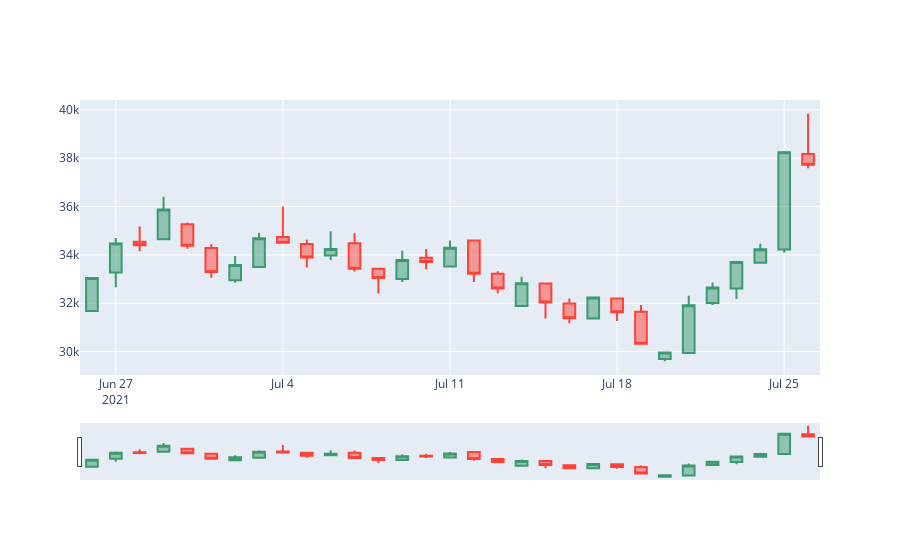

The code cell stored with this chart in its notebook:
### Code cell
fig = go.Figure(data=[go.Candlestick(x=candlestick_data['Date'],
                open=candlestick_data['Price']['first'], 
                high=candlestick_data['Price']['max'],
                low=candlestick_data['Price']['min'], 
                close=candlestick_data['Price']['last'])
                ])

#fig.update_layout(xaxis_rangeslider_visible=False)
fig.show()
